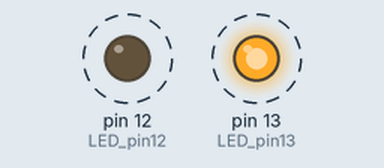
A sketch run on a simulated Arduino Uno, built with avr-gcc and run on an emulated ATmega328P. On the bench: output pins drawn as LEDs (lit = HIGH). Dashed ring = blinking. What the sketch prints to the serial monitor is not drawn.

Above: at 1.0 s.
Timing chart, 0 to 4.6 s (numbered marks = the images above):
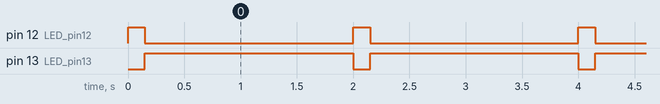

The sketch:

Led_V5.ino
```cpp
#define LED_pin13 13
#define LED_pin12 12
#define TEMPO_T 2000  // Cas2:200  Cas3: 20
#define TEMPO_T1 150  // Cas2:15   Cas3: 2
#define TEMPO_T2 1850 // Cas2:185  Cas3: 18

int i;
long int tempo;

void setup() {
  // put your setup code here, to run once:
    Serial.begin(9600);

    pinMode(LED_pin12, OUTPUT);  //Broche 12 en sortie
    pinMode(LED_pin13, OUTPUT);  //Broche 12 en sortie

    digitalWrite(LED_pin12, LOW);  //Broche 12 LED étiente
    digitalWrite(LED_pin13, HIGH);  //Broche 13 LED allumée
}

void loop() {
      digitalWrite(LED_pin12, HIGH);
      digitalWrite(LED_pin13, LOW);
      Serial.println("LED 12 etat haut");
      delay(TEMPO_T1);

      digitalWrite(LED_pin13, HIGH);
      digitalWrite(LED_pin12, LOW);
      Serial.println("LED 12 etat bas");
      delay(TEMPO_T-TEMPO_T1);  //Temporisation
}
```

Measured:
- by itself, pin 12 (LED_pin12): alternates HIGH for 0.15 s and LOW for 1.9 s
- by itself, pin 13 (LED_pin13): alternates HIGH for 1.9 s and LOW for 0.15 s
